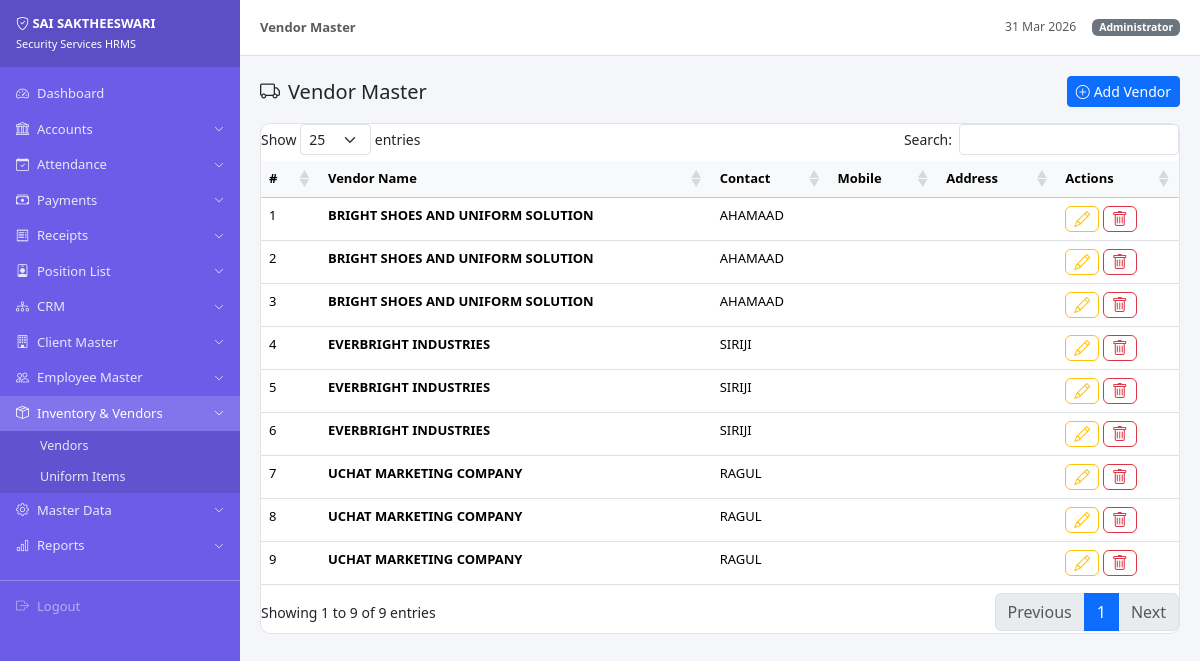
Screenshot of /index.php?url=inventory/index (signed in) with the database file from the repository.
### tables this page shows
CREATE TABLE `vendors` (
  `id` int(11) NOT NULL,
  `vendor_name` varchar(100) DEFAULT NULL,
  `contact_name` varchar(100) DEFAULT NULL,
  `mobile` varchar(15) DEFAULT NULL,
  `address` text DEFAULT NULL
);

### controllers/BaseController.php (called while the page is built, shortened)
<?php
class BaseController {
    protected PDO $pdo;
    public function __construct(PDO $pdo) {
        $this->pdo = $pdo;
    }
    protected function view(string $viewPath, array $data = []): void {
        extract($data);
        require BASE_PATH . '/views/layout/header.php';
        require BASE_PATH . '/views/' . $viewPath . '.php';
        require BASE_PATH . '/views/layout/footer.php';
    }
    protected function fetchAll(string $sql, array $params = []): array {
        $stmt = $this->pdo->prepare($sql);
        $stmt->execute($params);
        return $stmt->fetchAll();
    }
}

### controllers/InventoryController.php (called while the page is built, shortened)
<?php
require_once BASE_PATH . '/controllers/BaseController.php';
class InventoryController extends BaseController {
    public function index(?string $param = null): void {
        $vendors = $this->fetchAll("SELECT * FROM vendors ORDER BY vendor_name");
        $this->view('inventory/index', compact('vendors')
            + ['pageTitle' => 'Vendor Master', 'active' => 'inventory']);
    }
}

### index.php (called while the page is built, shortened)
<?php
require_once BASE_PATH . '/config/db.php';
$rawUrl = isset($_GET['url']) ? trim($_GET['url'], '/') : '';
$rawUrl = preg_replace('/\.php.*$/', '', $rawUrl);
$rawUrl = preg_replace('/[^a-zA-Z0-9_\/]/', '', $rawUrl);
$parts  = explode('/', $rawUrl);
$method = (isset($parts[1]) && $parts[1] !== '') ? $parts[1] : 'index';
$param  = $parts[2] ?? null;
$controller = new $controllerName($pdo);
$controller->$method($param);

### views/inventory/index.php (the view, shortened to what this page needs)
<div class="d-flex justify-content-between align-items-center mb-3">
  <h5 class="mb-0"><i class="bi bi-truck me-2"></i>Vendor Master</h5>
  <button class="btn btn-primary btn-sm" data-bs-toggle="modal" data-bs-target="#addVendor"><i class="bi bi-plus-circle me-1"></i>Add Vendor</button>
</div>
<div class="card">
  <div class="card-body p-0">
    <table class="table table-hover datatable mb-0">
      <thead class="table-light">
        <tr><th>#</th><th>Vendor Name</th><th>Contact</th><th>Mobile</th><th>Address</th><th>Actions</th></tr>
      </thead>
      <tbody>
      <?php foreach ($vendors as $i => $v): ?>
      <tr>
        <td><?= $i+1 ?></td>
        <td class="fw-semibold"><?= htmlspecialchars($v['vendor_name']) ?></td>
        <td><?= htmlspecialchars($v['contact_name'] ?? '') ?></td>
        <td><?= htmlspecialchars($v['mobile'] ?? '') ?></td>
        <td class="small text-muted"><?= htmlspecialchars($v['address'] ?? '') ?></td>
        <td>
          <a href="<?= u('inventory/editVendor/' . $v['id']) ?>" class="btn btn-xs btn-outline-warning py-0 px-2"><i class="bi bi-pencil"></i></a>
          <form method="POST" class="d-inline" onsubmit="return confirm('Delete this vendor?')">
            <button class="btn btn-xs btn-outline-danger py-0 px-2"><i class="bi bi-trash"></i></button>
          </form>
        </td>
      </tr>
      <?php endforeach; ?>
      </tbody>
    </table>
  </div>
</div>

### views/layout/header.php (style rules this page uses)
:root { --sidebar-w:240px;--header-h:56px }
body { background:#f4f6fa;font-size:14px;overflow-x:hidden }
.btn-xs { display: inline-flex; align-items: center; justify-content: center; }
.card { border:1px solid #e4e4e4;border-radius:10px;box-shadow:none }
.table { font-size:13px }

### rows the page displays
vendors: vendor_name "BRIGHT SHOES AND UNIFORM SOLUTION", contact_name "AHAMAAD"
vendors: vendor_name "BRIGHT SHOES AND UNIFORM SOLUTION", contact_name "AHAMAAD"
vendors: vendor_name "BRIGHT SHOES AND UNIFORM SOLUTION", contact_name "AHAMAAD"
vendors: vendor_name "EVERBRIGHT INDUSTRIES", contact_name "SIRIJI"
vendors: vendor_name "EVERBRIGHT INDUSTRIES", contact_name "SIRIJI"
vendors: vendor_name "EVERBRIGHT INDUSTRIES", contact_name "SIRIJI"
vendors: vendor_name "UCHAT MARKETING COMPANY", contact_name "RAGUL"
vendors: vendor_name "UCHAT MARKETING COMPANY", contact_name "RAGUL"
vendors: vendor_name "UCHAT MARKETING COMPANY", contact_name "RAGUL"

### other values shown
$pageTitle "Vendor Master"
Session::userName() "Administrator"
